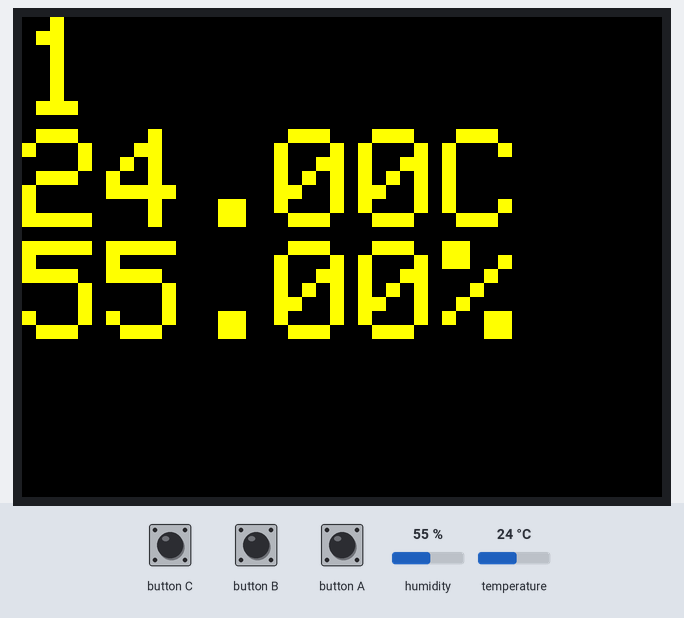
The sketch below on a simulated ESP32. Parts: 320×240 colour display. Inputs (shaded band) come from the test bench; at power-on: humidity 55 %, temperature 24 °C. What the sketch prints to the serial monitor is not drawn.

Above: at 2.8 s.
2.9 s: humidity set to 22 %
At 5.3 s:
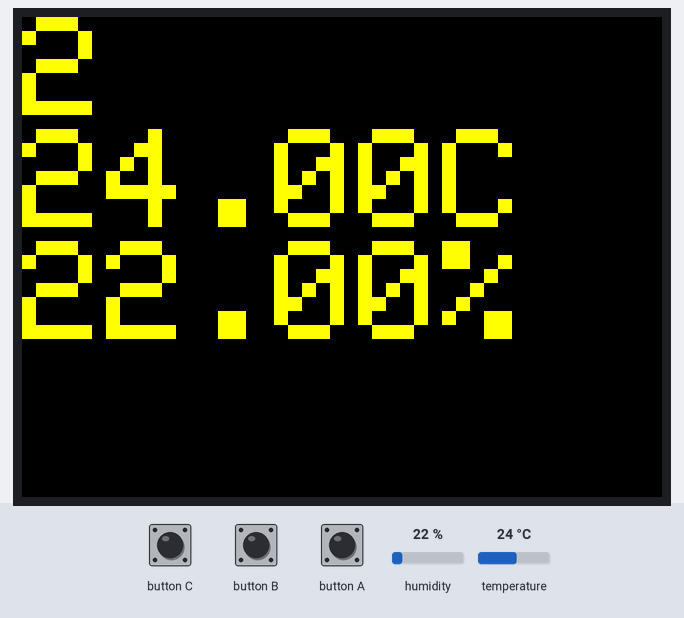
5.9 s: temperature set to 12 °C
At 7.8 s:
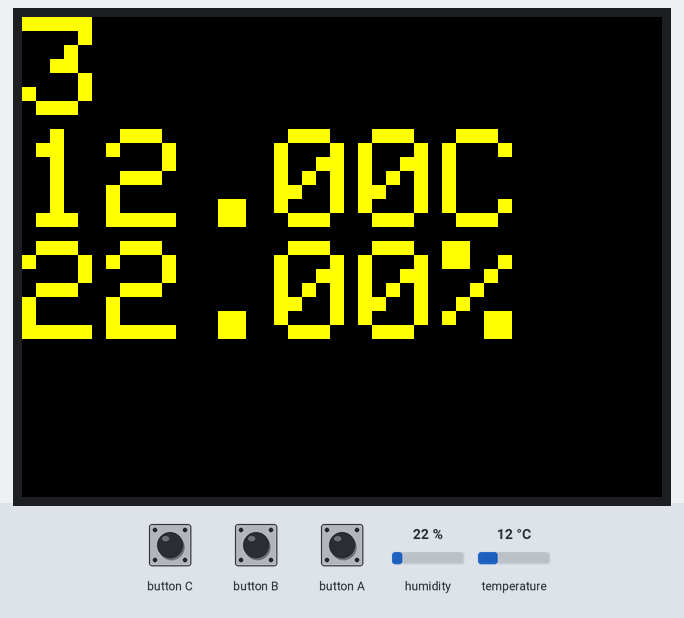
8.9 s: button C pressed for 2.6 s
13.0 s: humidity set to 40 %
At 15.6 s:
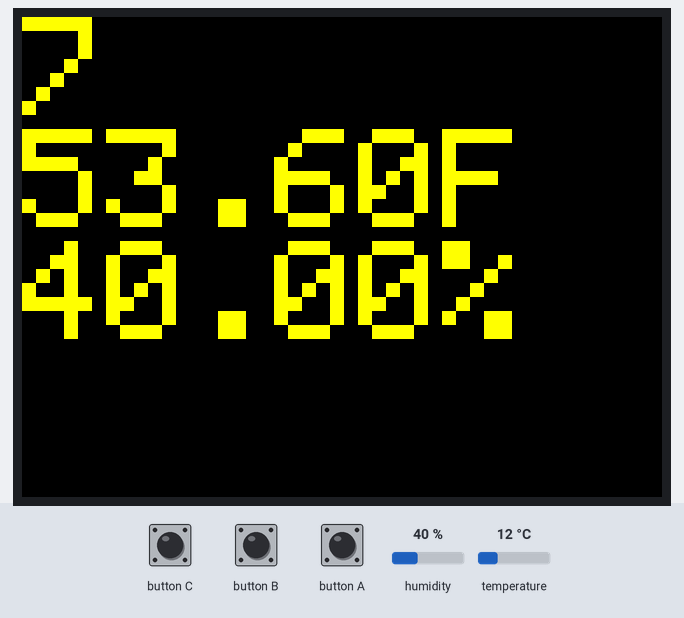
16.0 s: button B pressed for 2.6 s
20.1 s: button A pressed for 2.6 s
Timing chart, 0 to 23.1 s (numbered marks = the images above; inputs shaded):
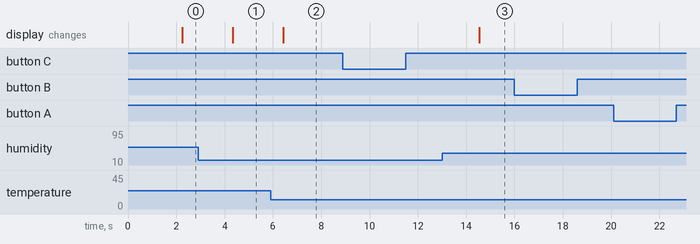

The sketch:

lab5.ino
```cpp
#include <M5Stack.h>
#include <DHT.h>

DHT dht(21, DHT22);
int cnt = 0;
float old_t = -100.0, old_h = -100.0;
int LCD_state = 0;
bool show_celsius = true;

void setup() {
  M5.begin();

  M5.Lcd.setTextSize(10);
  M5.Lcd.setTextColor(YELLOW);
  M5.Lcd.println("Lab 5");

  Serial.begin(115200);
  Serial.println("Lab 5");

  dht.begin();
}
void loop() {
  delay(2000);

  M5.update();

  float h = dht.readHumidity();
  float t = dht.readTemperature();
  float f = dht.readTemperature(true);

  if (isnan(h) || isnan(t) || isnan(f)) {
    Serial.println("Failed to read from DHT sensor!");
    return;
  }

  ++cnt;
  Serial.printf("%03d -> ", cnt);
  Serial.printf(" Humidity: %.2f%% Temperature: %.2f°C %.2f°F\n", h, t, f);

  if (M5.BtnA.wasPressed()) {
    Serial.printf("Button A is pressed\n");
    LCD_state = !LCD_state;
    M5.Lcd.setBrightness((LCD_state) ? 0 : 255);
  }
  if (M5.BtnB.wasPressed()) {
    Serial.printf("Button B is pressed\n");
    show_celsius = true;
  }
  if (M5.BtnC.wasPressed()) {
    Serial.printf("Button C is pressed\n");
    show_celsius = false;
  }
  if (t == old_t && h == old_h) {
    return;
  }

  old_t = t;
  old_h = h;

  update_LCD(cnt, h, t, f);
}
void update_LCD(int count, float humidity, float celsius, float fahrenheit) {
  M5.Lcd.setCursor(0, 0);
  M5.Lcd.fillScreen(BLACK);
  M5.Lcd.println(count);
  M5.Lcd.print((show_celsius)?celsius:fahrenheit);
  M5.Lcd.println((show_celsius)?"C":"F");
  M5.Lcd.print(humidity);
  M5.Lcd.println("%");
}
```

Measured:
- after the input at 2.9 s, the display: changes after 1.4 s (image 1)
- after the input at 5.9 s, the display: changes after 0.53 s (image 2)
- after the input at 8.9 s, every drawn part: stays the same
- after the input at 13.0 s, the display: changes after 1.5 s (image 3)
- after the input at 16.0 s, every drawn part: stays the same
- after the input at 20.1 s, every drawn part: stays the same
